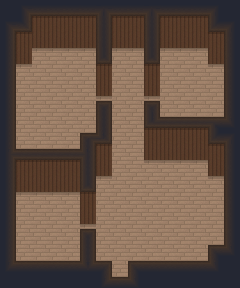

Tiled map render using the project's own tile images. Description and the whole map definition, tile-layer contents included, below:
An orthogonal 15x18 tile map with 16x16 px tiles, 4 tile layers (Ground, Ground1, Objects, Above) and 1 object (Teleporter).

<map version="1.0" tiledversion="1.1.6" orientation="orthogonal" renderorder="right-down" width="15" height="18" tilewidth="16" tileheight="16" infinite="0" backgroundcolor="#242733" nextobjectid="3">
 <properties>
  <property name="Inside" type="bool" value="true" />
 </properties>
 <tileset firstgid="1" source="InsideTiles.tsx" />
 <layer name="Ground" width="15" height="18">
  <data encoding="csv">
0,0,0,0,0,0,0,0,0,0,0,0,0,0,0,
0,0,0,0,0,0,0,0,0,0,0,0,0,0,0,
0,0,0,0,0,0,0,0,0,0,0,0,0,0,0,
0,0,49,49,49,49,0,49,49,0,49,49,49,0,0,
0,49,49,49,49,49,0,49,49,0,49,49,49,49,0,
0,49,49,49,49,49,0,49,49,0,49,49,49,49,0,
0,49,49,49,49,49,49,49,49,49,49,49,49,49,0,
0,49,49,49,49,49,0,49,49,0,49,49,49,49,0,
0,49,49,49,49,49,0,49,49,0,0,0,0,0,0,
0,49,49,49,49,0,0,49,49,0,0,0,0,0,0,
0,0,0,0,0,0,0,49,49,49,49,49,49,0,0,
0,0,0,0,0,0,49,49,49,49,49,49,49,49,0,
0,49,49,49,49,0,49,49,49,49,49,49,49,49,0,
0,49,49,49,49,0,49,49,49,49,49,49,49,49,0,
0,49,49,49,49,49,49,49,49,49,49,49,49,49,0,
0,49,49,49,49,0,49,49,49,49,49,49,49,49,0,
0,49,49,49,49,0,49,49,49,49,49,49,49,0,0,
0,0,0,0,0,0,0,49,0,0,0,0,0,0,0
</data>
 </layer>
 <layer name="Ground1" width="15" height="18">
  <data encoding="csv">
0,0,0,0,0,0,0,0,0,0,0,0,0,0,0,
0,0,0,0,0,0,0,0,0,0,0,0,0,0,0,
0,0,0,0,0,0,0,0,0,0,0,0,0,0,0,
0,0,65,65,65,65,0,65,65,0,65,65,65,0,0,
0,65,0,0,0,0,0,0,0,0,0,0,0,65,0,
0,0,0,0,0,0,0,0,0,0,0,0,0,0,0,
0,0,0,0,0,0,65,0,0,65,0,0,0,0,0,
0,0,0,0,0,0,0,0,0,0,0,0,0,0,0,
0,0,0,0,0,0,0,0,0,0,0,0,0,0,0,
0,0,0,0,0,0,0,0,0,0,0,0,0,0,0,
0,0,0,0,0,0,0,0,0,65,65,65,65,0,0,
0,0,0,0,0,0,65,0,0,0,0,0,0,65,0,
0,65,65,65,65,0,0,0,0,0,0,0,0,0,0,
0,0,0,0,0,0,0,0,0,0,0,0,0,0,0,
0,0,0,0,0,65,0,0,0,0,0,0,0,0,0,
0,0,0,0,0,0,0,0,0,0,0,0,0,0,0,
0,0,0,0,0,0,0,0,0,0,0,0,0,0,0,
0,0,0,0,0,0,0,0,0,0,0,0,0,0,0
</data>
 </layer>
 <layer name="Objects" width="15" height="18">
  <data encoding="csv">
18,4,34,34,34,34,6,34,34,6,34,34,34,5,18,
4,35,50,50,50,50,38,50,50,38,50,50,50,33,5,
19,50,66,66,66,66,38,66,66,38,66,66,66,50,17,
19,66,0,0,0,0,40,0,0,40,0,0,0,66,17,
19,0,0,0,0,0,50,0,0,50,0,0,0,0,17,
19,0,0,0,0,0,66,0,0,66,0,0,0,0,17,
19,0,0,0,0,0,0,0,0,0,0,0,0,0,17,
19,0,0,0,0,0,38,0,0,24,0,0,0,0,21,
19,0,0,0,0,0,23,0,0,50,50,50,50,33,5,
22,0,0,0,0,39,50,0,0,66,66,66,66,50,17,
19,50,50,50,50,38,66,0,0,0,0,0,0,66,17,
19,66,66,66,66,40,0,0,0,0,0,0,0,0,17,
19,0,0,0,0,50,0,0,0,0,0,0,0,0,17,
19,0,0,0,0,66,0,0,0,0,0,0,0,0,17,
19,0,0,0,0,0,0,0,0,0,0,0,0,0,17,
19,0,0,0,0,38,0,0,0,0,0,0,0,0,21,
20,0,0,0,0,25,0,0,0,0,0,0,0,21,18,
18,18,18,18,18,18,20,0,21,18,18,18,18,18,18
</data>
 </layer>
 <objectgroup name="StaticObjects">
  <object id="2" type="Teleporter" x="112" y="288" width="16" height="16">
   <properties>
    <property name="DestX" type="int" value="7" />
    <property name="DestY" type="int" value="34" />
    <property name="Destination" value="Town1" />
   </properties>
  </object>
 </objectgroup>
 <layer name="Above" width="15" height="18">
  <data encoding="csv">
0,0,0,0,0,0,0,0,0,0,0,0,0,0,0,
0,0,0,0,0,0,0,0,0,0,0,0,0,0,0,
0,0,0,0,0,0,0,0,0,0,0,0,0,0,0,
0,0,0,0,0,0,0,0,0,0,0,0,0,0,0,
0,0,0,0,0,0,0,0,0,0,0,0,0,0,0,
0,0,0,0,0,0,0,0,0,0,0,0,0,0,0,
0,0,0,0,0,0,8,0,0,8,0,0,0,0,0,
0,0,0,0,0,0,0,0,0,0,37,37,37,9,0,
0,0,0,0,0,7,0,0,0,0,0,0,0,0,0,
0,37,37,37,37,0,0,0,0,0,0,0,0,0,0,
0,0,0,0,0,0,0,0,0,0,0,0,0,0,0,
0,0,0,0,0,0,0,0,0,0,0,0,0,0,0,
0,0,0,0,0,0,0,0,0,0,0,0,0,0,0,
0,0,0,0,0,0,0,0,0,0,0,0,0,0,0,
0,0,0,0,0,8,0,0,0,0,0,0,0,0,0,
0,0,0,0,0,0,0,0,0,0,0,0,0,1,0,
0,2,2,2,2,0,3,0,1,2,2,2,2,0,0,
0,0,0,0,0,0,0,2,0,0,0,0,0,0,0
</data>
 </layer>
</map>